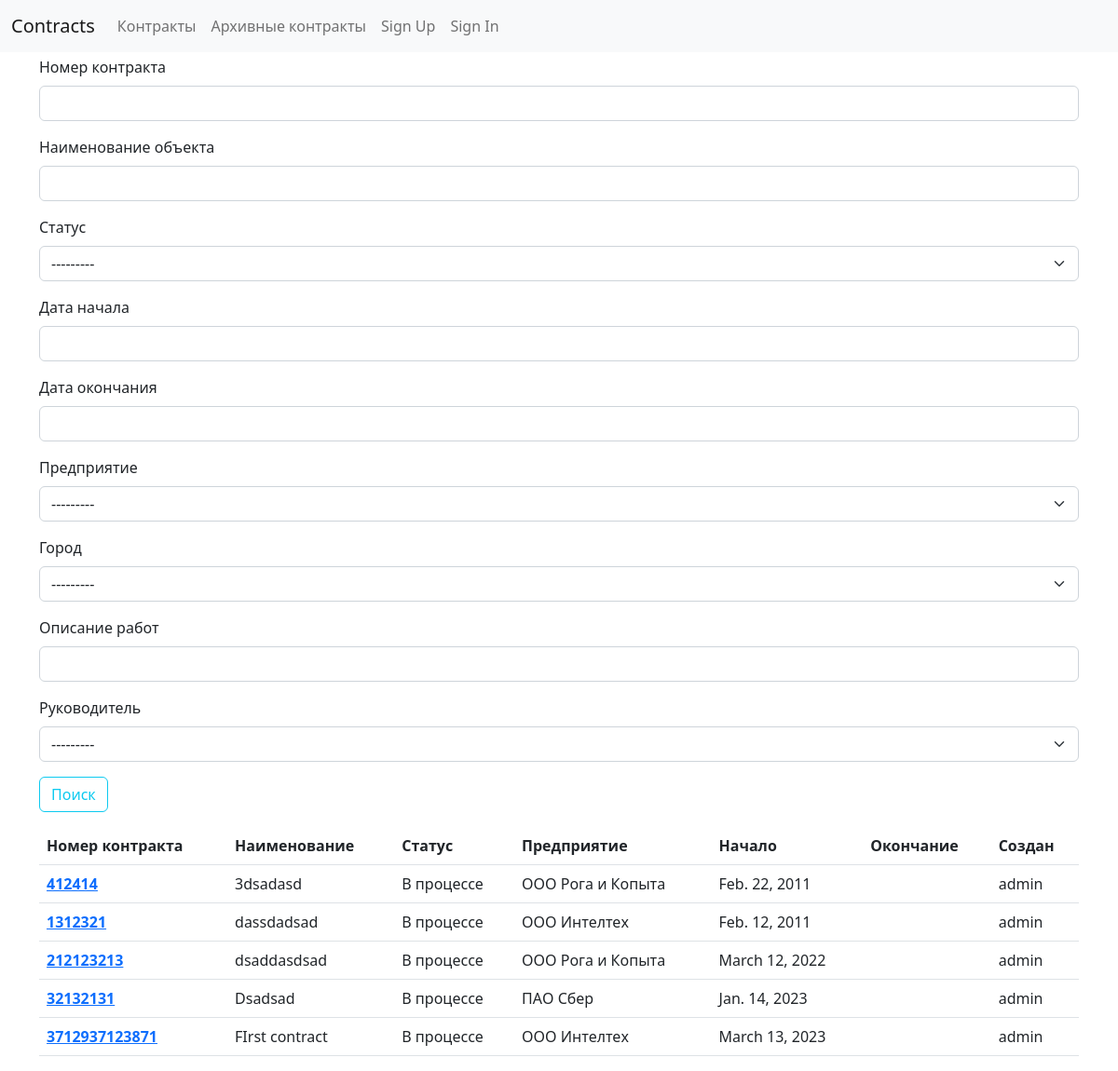
The page /contracts/ on the database as committed earlier.
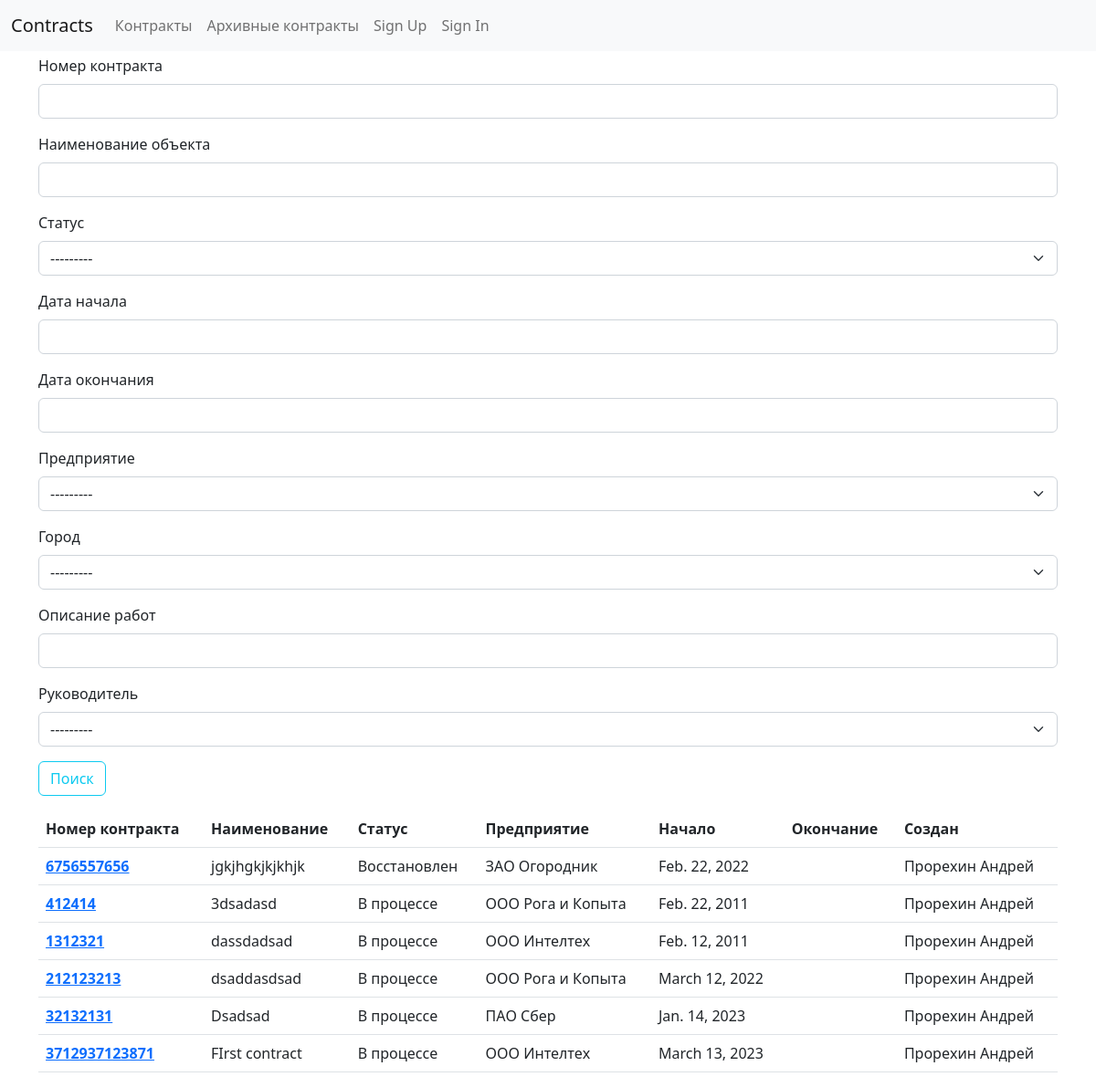
The same page on the database as committed later.
### contracts/users/models.py (models this page shows, shortened)
class Contract(models.Model):
    STATES = [
        ("in_process", "В процессе"),
        ("restored", "Восстановлен"),
        ("contract_organization", "Организация контракта"),
        ("complete", "Завершен"),
        ("arhive", "Архив"),
    ]
    number = models.BigIntegerField("Номер контракта")
    object = models.CharField("Наименование объекта", max_length=150)
    state = models.CharField(
        "Статус", max_length=50, choices=STATES, default="in_process", blank=True
    )
    company = models.ForeignKey(
        Company, on_delete=models.CASCADE, verbose_name="Предприятие", blank=True
    )
    town = models.ForeignKey(
        Town, on_delete=models.CASCADE, verbose_name="Город", blank=True
    )
    description = models.TextField("Описание работ")
    start = models.DateField("Дата начала работ", blank=True, null=True)
    end = models.DateField("Плановая дата окончания работ", blank=True, null=True)
    creator = models.ForeignKey(
        User,
        verbose_name="Создатель",
        on_delete=models.PROTECT,
        null=True,
        blank=True,
        related_name="created_contracts",
        editable=False,
    )
    gip = models.ForeignKey(
        User,
        verbose_name="Руководитель",
        on_delete=models.PROTECT,
        blank=True,
        null=True,
        related_name="gip_contracts",
    )
    users = models.ManyToManyField(
        User,
        blank=True,
        null=True,
        verbose_name="Пользователи",
        related_name="contracts",
    )
    ada = models.BooleanField(default=False)
    mpe = models.BooleanField(default=False)
    mpm = models.BooleanField(default=False)
    class Meta:
        verbose_name_plural = _("Контракты")
        verbose_name = _("Контракт")

class Company(models.Model):
    name = models.CharField("Наименование", max_length=50, unique=True)
    class Meta:
        verbose_name_plural = _("Компании")
        verbose_name = _("Компания")
    def __str__(self) -> str:
        return self.name

class User(AbstractUser):
    name = models.CharField(_("Name of User"), blank=True, max_length=255)
    first_name = None  # type: ignore[assignment]
    last_name = None  # type: ignore[assignment]
    supervisor = models.BooleanField("Руководитель", default=False)
    it_staff = models.BooleanField("IT персонал", default=False)
    def __str__(self) -> str:
        return self.name or super().__str__()

### contracts/users/contract_views.py (the view)
# urls.py: path("", ContractListView.as_view(), name="contract-list"),
class ContractListView(MainContractListView):
    def get_queryset(self) -> QuerySet[Any]:
        self.form = ContarctFilterForm(self.request.GET)
        qs = super().get_queryset().exclude(state="arhive")
        state = self.request.GET.get("state", None)
        if state:
            qs = qs.filter(state=state)
        return qs

### contracts/users/forms.py
class ContarctFilterForm(ArhiveContarctFilterForm):
    class Meta:
        model = Contract
        fields = [
            "number",
            "object",
            "state",
            "start",
            "end",
            "company",
            "town",
            "description",
            "gip",
        ]

### contracts/users/context_processors.py (called while the page is built)
def allauth_settings(request):
    return {
        "ACCOUNT_ALLOW_REGISTRATION": settings.ACCOUNT_ALLOW_REGISTRATION,
    }

### contracts/users/contract_views.py (called while the page is built)
    def get_context_data(self, **kwargs):
        context = super(MainContractListView, self).get_context_data(**kwargs)
        context["form"] = self.form
        return context

### contracts/users/models.py (called while the page is built)
    def __str__(self) -> str:
        return self.name

### contracts/templates/users/contract_list.html (shortened to what this page needs)
{% extends "base.html" %}
{% load crispy_forms_tags %}
{% block content %}
<form>
    <fieldset class="form-group">
        {{ form|crispy }}
    </fieldset>
    <div class="form-group">
        <button class="btn btn-outline-info" type="submit">Поиск</button>
    </div>
</form>
<table class="table mt-3">
    <thead>
      <tr>
        <th scope="col">Номер контракта</th>
        <th scope="col">Наименование</th>
        <th scope="col">Статус</th>
        <th scope="col">Предприятие</th>
        <th scope="col">Начало</th>
        <th scope="col">Окончание</th>
        <th scope="col">Создан</th>
      </tr>
    </thead>
    <tbody>
        {% for contract in contracts %}
          <tr>
            <th scope="row">
                <a href="{% url 'contracts:contract-detail' contract.id %}">{{contract.number}}</a>
            </th>
            <td>{{contract.object}}</td>
            <td>{{contract.get_state_display}}</td>
            <td>{{contract.company}}</td>
            <td>{{contract.start}}</td>
            <td>{% if contract.end %}{{contract.end}}{% else %}{% endif %}</td>
            <td>{{contract.creator}}</td>
          </tr>
        {% endfor %}
    </tbody>
  </table>
{% endblock content %}

Rows that differ between the two databases and show on the page:
added Contract: number "6756557656", object "jgkjhgkjkjkhjk", state "Восстановлен", company "ЗАО Огородник", start "Feb. 22, 2022", creator "Прорехин Андрей"
changed through a linked row, Contract "3dsadasd": creator "admin" → "Прорехин Андрей"
changed through a linked row, Contract "dassdadsad": creator "admin" → "Прорехин Андрей"
changed Contract "dsaddasdsad": creator "admin" → "Прорехин Андрей"
changed through a linked row, Contract "Dsadsad": creator "admin" → "Прорехин Андрей"
changed through a linked row, Contract "FIrst contract": creator "admin" → "Прорехин Андрей"
